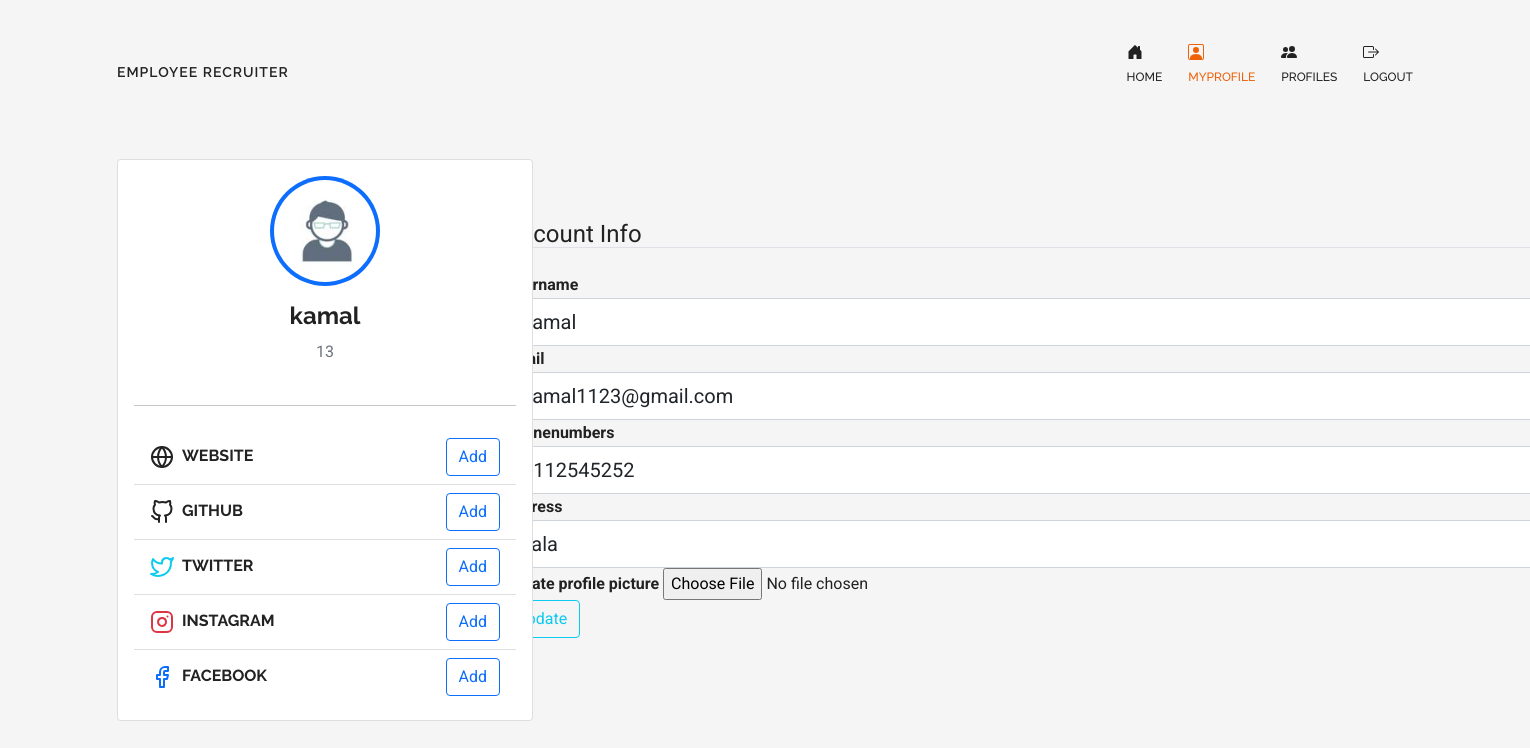
/profileupdate (signed in), run on the app's committed database.
### app.py (models this page shows, shortened)
class User(UserMixin, db.Model):
    id = db.Column(db.Integer, primary_key=True)
    username = db.Column(db.String(15),unique=True)
    email = db.Column(db.String(50),unique=True)
    password = db.Column(db.String(80))
    image_file = db.Column(db.String(20), nullable=False, default="download.jpg")
    phonenumber = db.Column(db.String(50),unique=True)
    address = db.Column(db.String(50),unique=True)
    usertype = db.Column(db.String(50),unique=True)
    messages_sent = db.relationship(
        'Message',
        foreign_keys='Message.sender_id',
        backref='author',
        lazy='dynamic')
    messages_received = db.relationship(
        'Message',
        foreign_keys='Message.recipient_id',
        backref='recipient',
        lazy='dynamic')
    last_message_read_time = db.Column(db.DateTime)

### app.py (the view)
@app.route('/profileupdate',methods=['GET', 'POST'])
@login_required
def profileupdate():
    form = UpdateAccountForm()
    if form.validate_on_submit():
        if form.picture.data:
            picture_file = save_picture(form.picture.data)
            current_user.image_file = picture_file
        current_user.username = form.username.data
        current_user.email = form.email.data
        current_user.phonenumber = form.phonenumber.data
        current_user.address = form.address.data
        db.session.commit()
        flash('Your account has been updated!', 'success')
        return redirect(url_for('Myprofile'))
    elif request.method == 'GET':
        form.username.data = current_user.username
        form.email.data =current_user.email
        form.phonenumber.data = current_user.phonenumber
        form.address.data = current_user.address
    image_file = url_for('static', filename='profilepic/' + str(current_user.image_file))
    return render_template('update.html',
                           image_file=image_file, form=form)

### app.py
class UpdateAccountForm(FlaskForm):
    username = StringField('Username',validators=[DataRequired()])
    email = StringField("email",validators=[DataRequired()])
    picture = FileField("update profile picture",validators=[FileAllowed(['jpg','png'])])
    address = StringField('address',validators=[DataRequired()])
    phonenumber = StringField('Phonenumbers',validators=[DataRequired()])
    submit = SubmitField('update')

### app.py (called while the page is built)
@login_manager.user_loader
def load_user(user_id):
    return User.query.get(int(user_id))

### templates/update.html (shortened to what this page needs)
{% extends "base.html" %}
{% block content %}
 <header class="header-content">
    <nav class="navbar navbar-expand-lg navbar-light">
       <div class="container">
        <a class="navbar-brand logo" href="#">Employee recruiter</a>
          <div class="collapse navbar-collapse" id="navbarCollapse">
             <ul class="navbar-nav main">
                <li class="nav-item">
                   <a href="{{ url_for('index') }}" class="nav-link"> <br>Home</a>
                </li>
                <li class="nav-item">
                 <a href="{{ url_for('Myprofile') }}" class="nav-link active "><br>MyProfile</a>
              </li>
            <li class="nav-item">
             <a href="{{ url_for('profiles') }}" class="nav-link "><br>Profiles</a>
          </li>
          <li class="nav-item">
            <a href="{{ url_for('logout') }}" class="nav-link"><br>Logout</a>
         </li>
         </ul>
          </div>
       </div>
    </nav>
  </header>
    <div class="container" style="margin-top:80px;">
		<div class="main-body">
			<div class="row">
				<div class="col-lg-4">
					<div class="card">
						<div class="card-body">
							<div class="d-flex flex-column align-items-center text-center">
								<img src="{{ image_file }}" alt="Admin" class="rounded-circle p-1 bg-primary" width="110">
								<div class="mt-3">
									<h4>{{current_user.username}}</h4>
									<p class="text-muted font-size-sm">{{current_user.id}} </p>
								</div>
							</div>
							<hr class="my-4">
							<ul class="list-group list-group-flush">
								<li class="list-group-item d-flex justify-content-between align-items-center flex-wrap">
									<h6 class="mb-0">Website</h6>
									<span class="text-secondary"><button class="btn btn-outline-primary">Add</button></span>
								</li>
								<li class="list-group-item d-flex justify-content-between align-items-center flex-wrap">
									<h6 class="mb-0">Github</h6>
									<span class="text-secondary"><button class="btn btn-outline-primary">Add</button></span>
								</li>
								<li class="list-group-item d-flex justify-content-between align-items-center flex-wrap">
									<h6 class="mb-0">Twitter</h6>
									<span class="text-secondary"><button class="btn btn-outline-primary">Add</button></span>
								</li>
								<li class="list-group-item d-flex justify-content-between align-items-center flex-wrap">
									<h6 class="mb-0">Instagram</h6>
									<span class="text-secondary"><button class="btn btn-outline-primary">Add</button></span>
								</li>
								<li class="list-group-item d-flex justify-content-between align-items-center flex-wrap">
									<h6 class="mb-0">Facebook</h6>
									<span class="text-secondary"><button class="btn btn-outline-primary">Add</button></span>
								</li>
							</ul>
						</div>
					</div>
				</div>
				<div class="content-section" style="padding: 50px; margin-top:-550px; margin-left:350px;" >
                    <form method="POST" action="" enctype="multipart/form-data">
                        <fieldset class="form-group">
                            <legend class="border-bottom mb-4">Account Info</legend>
                            <div class="form-group">
                                <b>{{ form.username.label(class="form-control-label") }}</b>
                                {% if form.username.errors %}
                                    {{ form.username(class="form-control form-control-lg is-invalid") }}
                                    <div class="invalid-feedback">
                                        {% for error in form.username.errors %}
                                            <span>{{ error }}</span>
                                        {% endfor %}
                                    </div>
                                {% else %}
                                    {{ form.username(class="form-control form-control-lg") }}
                                {% endif %}
                            </div>
                            <div class="form-group">
                                <b>{{ form.email.label(class="form-control-label") }}</b>
                                {% if form.email.errors %}
                                    {{ form.email(class="form-control form-control-lg is-invalid" ) }}
                                    <div class="invalid-feedback">
                                        {% for error in form.email.errors %}
                                            <span>{{ error }}</span>
                                        {% endfor %}
                                    </div>
                                {% else %}
                                    {{ form.email(class="form-control form-control-lg" ) }}
                                {% endif %}
                            </div>
                            <div class="form-group">
                                <b>{{ form.phonenumber.label(class="form-control-label") }}</b>
                                {% if form.phonenumber.errors %}
                                    {{ form.phonenumber(class="form-control form-control-lg is-invalid" ) }}
                                    <div class="invalid-feedback">
                                        {% for error in form.email.errors %}
                                            <span>{{ error }}</span>
                                        {% endfor %}
                                    </div>
                                {% else %}
                                    {{ form.phonenumber(class="form-control form-control-lg" ) }}
                                {% endif %}
                            </div>
                            <div class="form-group">
                                <b>{{ form.address.label(class="form-control-label") }}</b>
                                {% if form.address.errors %}
                                    {{ form.address(class="form-control form-control-lg is-invalid" ) }}
                                    <div class="invalid-feedback">
                                        {% for error in form.address.errors %}
                                            <span>{{ error }}</span>
                                        {% endfor %}
                                    </div>
                                {% else %}
                                    {{ form.address(class="form-control form-control-lg" ) }}
                                {% endif %}
                            </div>
                            <div class="form-group">
                               <b> {{ form.picture.label() }}</b>
                                {{ form.picture(class="form-control-file") }}
                            </div>
                        </fieldset>
                        <div class="form-group">
                            {{ form.submit(class="btn btn-outline-info") }}
                        </div>
                    </form>
                </div>
			</div>
		</div>
	</div>
{% endblock content %}

### static/css/style.css (style rules this page uses)
* { -webkit-box-sizing: border-box; -moz-box-sizing: border-box; -ms-box-sizing: border-box; -o-box-sizing: border-box; box-sizing: border-box; }
html { width: 100%; height: 100%; overflow: scroll; }
.navbar-nav { margin-left: auto; }
body { font-size: 16px; font-weight: normal !important; font-family: "Roboto", sans-serif; line-height: 26px; color: #222; }
img { max-width: 100%; height: auto; }
a { border: none; text-decoration: none; -webkit-transition: all 300ms ease-in-out; -moz-transition: all 300ms ease-in-out; -ms-transition: all 300ms ease-in-out; -o-transition: all 300ms ease-in-out; transition: all 300ms ease-in-out; }
h1, h2, h3, h4, h5, h6 { color: #222; font-weight: bold; font-family: "Raleway", sans-serif; }
ul, li { list-style: none; margin: 0px; padding: 0px; }
.mb-0 { margin-bottom: 0px; }
header.header-content { position: absolute; width: 100%; padding-top: 30px; padding-bottom: 20px; top: 0; z-index: 999; }
nav .navbar-brand.logo { color: #fff; text-transform: uppercase; letter-spacing: 1px; font-size: 14px; padding-top: 20px; font-weight: 600; font-family: "Raleway", sans-serif; }
nav.navbar .nav-item { padding: 0 13px 0 13px; font-family: "Raleway", sans-serif; color: #fff; }
nav.navbar ul.navbar-nav li.nav-item a.nav-link { font-size: 12px; font-weight: 500; color: #fff; padding: 0; position: relative; text-transform: uppercase; }
nav.navbar ul.navbar-nav li.nav-item a.active { color: #ef6108; }
nav.navbar .nav-item:first-child { padding-left: 0; }
nav.navbar .nav-item:last-child { padding-right: 0; }
li.list-group-item { text-transform: uppercase; }

### templates/update.html (style rules this page uses)
html, body { height: 100%; }
nav .navbar-brand.logo { color: #222; }
body { display: flex; align-items: center; padding-top: 40px; padding-bottom: 40px; background-color: #f5f5f5; }
nav.navbar ul.navbar-nav li.nav-item a.active { color: #ef6108 !important; }
nav.navbar .nav-item { padding: 0 13px 0 13px; font-family: "Raleway", sans-serif; color: #222; }
nav.navbar ul.navbar-nav li.nav-item a.nav-link { font-size: 12px; font-weight: 500; color: #222; padding: 0; position: relative; text-transform: uppercase; }

### data on the page
User: username "kamal", id "13", email "kamal1123@gmail.com", phonenumber "0112545252", address "yala"
